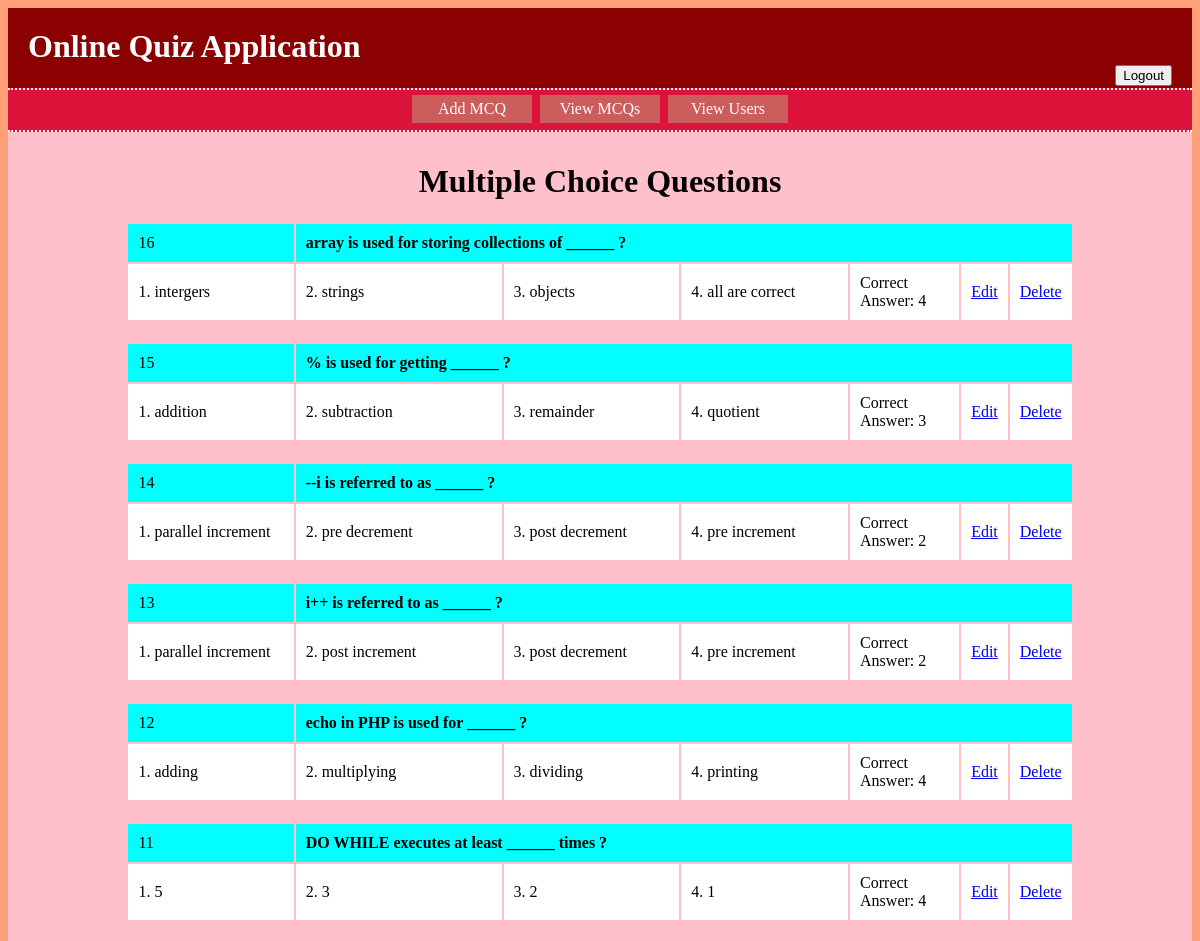
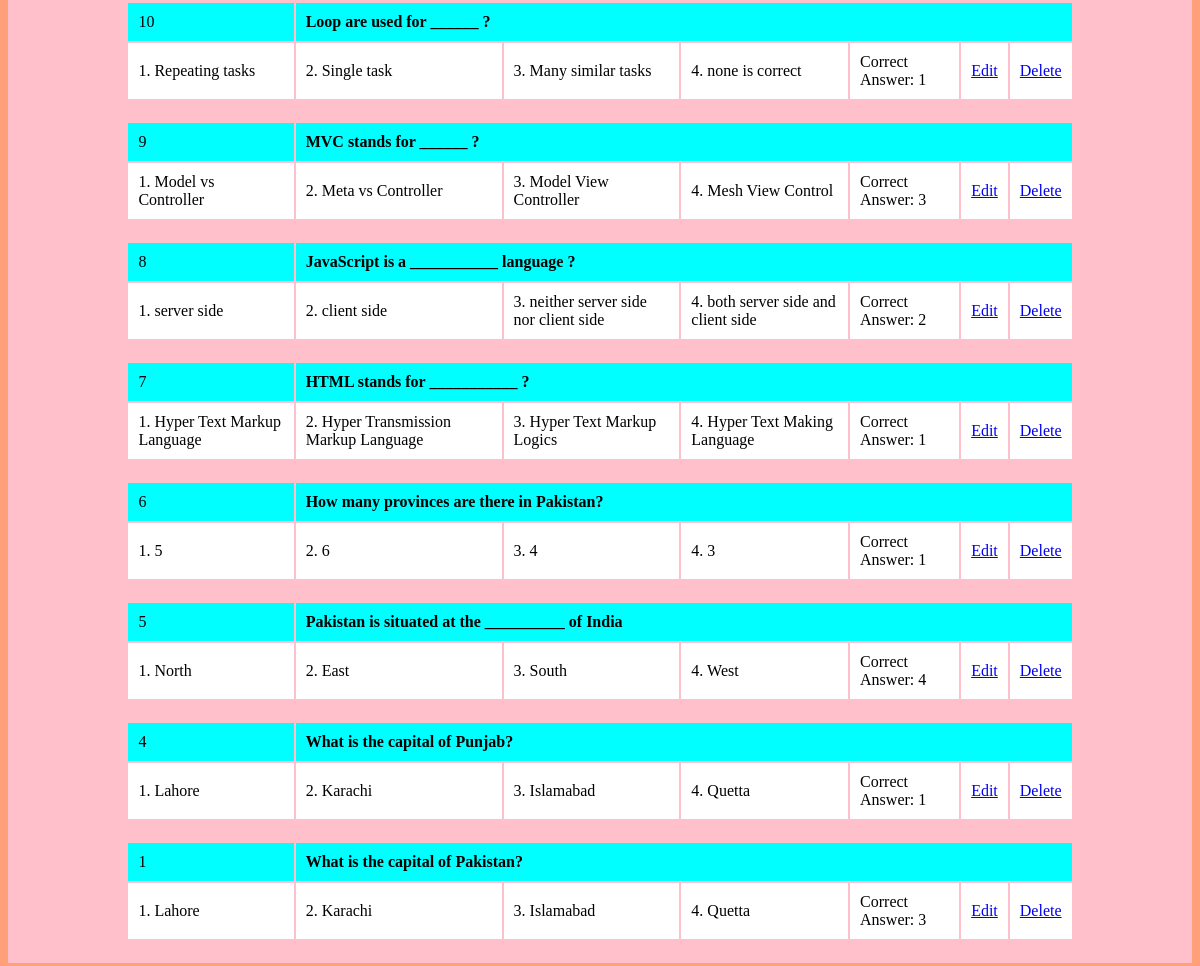
The app's page /onlinequizapp/mcq/view_mcqs.php (signed in) with its own data (2 pictures, top to bottom).
### tables this page shows
CREATE TABLE `mcqs` (
  `mcqid` int(11) NOT NULL,
  `statement` varchar(500) NOT NULL,
  `answer1` varchar(256) NOT NULL,
  `answer2` varchar(256) NOT NULL,
  `answer3` varchar(256) NOT NULL,
  `answer4` varchar(256) NOT NULL,
  `correctanswer` tinyint(4) NOT NULL
);

### onlinequizapp/mcq/mcq_model.php (called while the page is built, shortened)
<?php
class MCQ {
public function get_mcqs()
{
    try
    {
        $conn = new Connection();
        $dbconn = $conn->getConnection();
        $selectQuery = "SELECT * FROM `mcqs` ORDER BY mcqid DESC ;";
        $mcqs = NULL;
        foreach( $dbconn->query($selectQuery, PDO::FETCH_ASSOC) as $mcq)
        {
            $mcqs[] = $mcq;
        }
        return $mcqs;
    }
    catch (PDOException $e)
    {
        echo "<script>alert(".$e->getMessage().");</script>";
    }
    catch (Exception $e)
    {
        echo "<script>alert(".$e->getMessage().");</script>";
    }
}
}
?>

### onlinequizapp/mcq/view_mcqs.php (the view, shortened to what this page needs)
<?php
require_once("mcq_model.php");
$mcqObject = new MCQ();
$mcqs = $mcqObject->get_mcqs();
?>
<?php include_once("../headers/header_admin.php"); ?>
<div class="contents">
<table cellpadding='10px' align="center" width="80%">
    <caption><h1>Multiple Choice Questions</h1></caption>
    <?php
    if(isset($mcqs))
    {
        foreach($mcqs as $mcq)
        {
        ?>
            <tr style="background: aqua;">
                <td><?php echo $mcq["mcqid"]; ?></td>
                <td colspan="6">
                    <strong><?php echo $mcq["statement"]; ?></strong>
                </td>
            </tr>
            <tr style="background: white;">
                <td>1. <?php echo $mcq["answer1"]; ?></td>
                <td>2. <?php echo $mcq["answer2"]; ?></td>
                <td>3. <?php echo $mcq["answer3"]; ?></td>
                <td>4. <?php echo $mcq["answer4"]; ?></td>
                <td>Correct Answer: <?php echo $mcq["correctanswer"]; ?></td>
                <td><a href="edit_mcq.php?mcqid=<?php echo $mcq["mcqid"]; ?>">Edit</a></td>
                <td><a href="view_mcqs.php?mcqid=<?php echo $mcq["mcqid"]; ?>">Delete</a></td>
            </tr>
            <tr><td colspan="7"></td></tr>
        <?php
        }
    }
    ?>
</table>
</div>
</body>
</html>

### onlinequizapp/headers/header_admin.php (shortened to what this page needs)
<!DOCTYPE html>
<html lang="en">
<head>
	<link rel="stylesheet" href="../styles/styles.css" type="text/css">
</head>
<body>
	<header>
		<h1>Online Quiz Application</h1>
		<form action="#" method="post">
			<input type="submit" name="submitLogout" value="Logout" style="float: right; text-align: center; margin-right: 20px;">
		</form>
	</header>
	<nav>
        <a href="../mcq/add_mcq.php">Add MCQ</a>
        <a href="../mcq/view_mcqs.php">View MCQs</a>
        <a href="../user/view_users.php">View Users</a>
	</nav>

### onlinequizapp/styles/styles.css (style rules this page uses)
body { background: LightSalmon; }
header { height: 80px; width: 100%; background: DarkRed; color: white; }
header h1 { margin: 0px; padding-left: 20px; padding-top: 20px; }
nav { height: 40px; width: 100%; background: Crimson; text-align: center; border-top: 2px dotted white; border-bottom: 2px dotted white; }
nav a { display: inline-block; text-decoration: none; width: 100px; background: IndianRed; color: white; margin: 05px 02px; padding: 05px 10px; }
.contents { padding-top: 10px; background: pink; width: 100%; min-height: 500px; }
.contents table { margin: auto; }

### records on screen
mcqs: mcqid "16", statement "array is used for storing collections of ______ ?", answer1 "intergers", answer2 "strings", answer3 "objects", answer4 "all are correct", correctanswer "4"
mcqs: mcqid "15", statement "% is used for getting ______ ?", answer1 "addition", answer2 "subtraction", answer3 "remainder", answer4 "quotient", correctanswer "3"
mcqs: mcqid "14", statement "--i is referred to as ______ ?", answer1 "parallel increment", answer2 "pre decrement", answer3 "post decrement", answer4 "pre increment", correctanswer "2"
mcqs: mcqid "13", statement "i++ is referred to as ______ ?", answer1 "parallel increment", answer2 "post increment", answer3 "post decrement", answer4 "pre increment", correctanswer "2"
mcqs: mcqid "12", statement "echo in PHP is used for ______ ?", answer1 "adding", answer2 "multiplying", answer3 "dividing", answer4 "printing", correctanswer "4"
mcqs: mcqid "11", statement "DO WHILE executes at least ______ times ?", answer1 "5", answer2 "3", answer3 "2", answer4 "1", correctanswer "4"
mcqs: mcqid "10", statement "Loop are used for ______ ?", answer1 "Repeating tasks", answer2 "Single task", answer3 "Many similar tasks", answer4 "none is correct", correctanswer "1"
mcqs: mcqid "9", statement "MVC stands for ______ ?", answer1 "Model vs Controller", answer2 "Meta vs Controller", answer3 "Model View Controller", answer4 "Mesh View Control", correctanswer "3"
mcqs: mcqid "8", statement "JavaScript is a ___________ language ?", answer1 "server side", answer2 "client side", answer3 "neither server side nor client side", answer4 "both server side and client side", correctanswer "2"
mcqs: mcqid "7", statement "HTML stands for ___________ ?", answer1 "Hyper Text Markup Language", answer2 "Hyper Transmission Markup Language", answer3 "Hyper Text Markup Logics", answer4 "Hyper Text Making Language", correctanswer "1"
mcqs: mcqid "6", statement "How many provinces are there in Pakistan?", answer1 "5", answer2 "6", answer3 "4", answer4 "3", correctanswer "1"
mcqs: mcqid "5", statement "Pakistan is situated at the __________ of India", answer1 "North", answer2 "East", answer3 "South", answer4 "West", correctanswer "4"
mcqs: mcqid "4", statement "What is the capital of Punjab?", answer1 "Lahore", answer2 "Karachi", answer3 "Islamabad", answer4 "Quetta", correctanswer "1"
mcqs: mcqid "1", statement "What is the capital of Pakistan?", answer1 "Lahore", answer2 "Karachi", answer3 "Islamabad", answer4 "Quetta", correctanswer "3"
